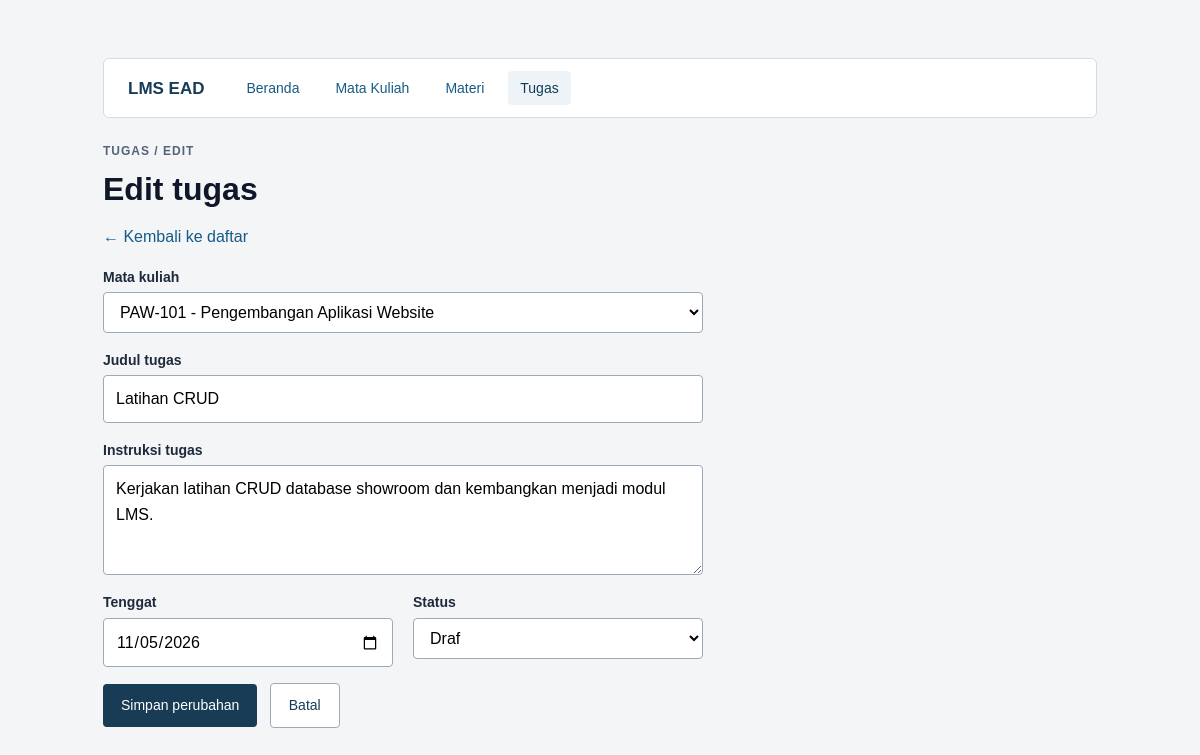
Page /edit_tugas.php?id=2 on the committed database.
### tables this page shows
CREATE TABLE tugas (
    id INT UNSIGNED AUTO_INCREMENT PRIMARY KEY,
    mata_kuliah_id INT UNSIGNED NOT NULL,
    judul VARCHAR(150) NOT NULL,
    instruksi TEXT NOT NULL,
    tenggat DATE NOT NULL,
    status VARCHAR(20) NOT NULL,
    FOREIGN KEY (mata_kuliah_id)
        REFERENCES mata_kuliah(id) ON DELETE RESTRICT
);

CREATE TABLE mata_kuliah (
    id INT UNSIGNED AUTO_INCREMENT PRIMARY KEY,
    kode VARCHAR(20) NOT NULL UNIQUE,
    nama VARCHAR(100) NOT NULL,
    dosen VARCHAR(100) NOT NULL,
    semester TINYINT UNSIGNED NOT NULL
);

### koneksi.php (called while the page is built, shortened)
<?php
function e($string) {
    return htmlspecialchars((string)$string, ENT_QUOTES, 'UTF-8');
}

### edit_tugas.php (the view, shortened to what this page needs)
<?php
require 'koneksi.php';
$id = (int) ($_GET['id'] ?? 0);
$stmt = $conn->prepare("SELECT * FROM tugas WHERE id = ?");
$stmt->bind_param('i', $id);
$stmt->execute();
$hasil = $stmt->get_result();
$tugas = $hasil->fetch_assoc();
$res_mk = mysqli_query($conn, "SELECT id, kode, nama FROM mata_kuliah ORDER BY kode ASC");
$daftar_mk = [];
while ($row = mysqli_fetch_assoc($res_mk)) {
    $daftar_mk[] = $row;
}
$mk_id = (int)$tugas['mata_kuliah_id'];
$judul = $tugas['judul'];
$instruksi = $tugas['instruksi'];
$tenggat = $tugas['tenggat'];
$status = $tugas['status'];
?>
<!DOCTYPE html>
<html lang="id">
<head>
    <link rel="stylesheet" href="style.css">
</head>
<body>
<main>
    <?php require 'navbar.php'; ?>
    <p class="label">TUGAS / EDIT</p>
    <h1>Edit tugas</h1>
    <p><a href="daftar_tugas.php">&larr; Kembali ke daftar</a></p>
    <form method="post">
        <label for="mata_kuliah">Mata kuliah</label>
        <select id="mata_kuliah" name="mata_kuliah_id">
            <?php foreach ($daftar_mk as $mk): ?>
                <option value="<?= (int)$mk['id'] ?>" <?= ($mk_id === (int)$mk['id']) ? 'selected' : '' ?>>
                    <?= e($mk['kode']) ?> - <?= e($mk['nama']) ?>
                </option>
            <?php endforeach; ?>
        </select>
        <label for="judul">Judul tugas</label>
        <input type="text" id="judul" name="judul" maxlength="150" value="<?= e($judul) ?>">
        <label for="instruksi">Instruksi tugas</label>
        <textarea id="instruksi" name="instruksi" maxlength="2000"><?= e($instruksi) ?></textarea>
        <div style="display: flex; gap: 20px; flex-wrap: wrap; max-width: 600px;">
            <div style="flex: 1 1 200px;">
                <label for="tenggat">Tenggat</label>
                <input type="date" id="tenggat" name="tenggat" value="<?= e($tenggat) ?>">
            </div>
            <div style="flex: 1 1 200px;">
                <label for="status">Status</label>
                <select id="status" name="status">
                    <option value="Draf" <?= ($status === 'Draf') ? 'selected' : '' ?>>Draf</option>
                </select>
            </div>
        </div>
        <button type="submit" name="simpan">Simpan perubahan</button>
        <a href="daftar_tugas.php" class="tombol tombol-outline">Batal</a>
    </form>
</main>
</body>
</html>

### style.css (style rules this page uses)
* { box-sizing: border-box; }
body { margin: 0; background: #f3f5f7; color: #1e293b; font: 16px/1.6 Arial, -apple-system, BlinkMacSystemFont, "Segoe UI", Roboto, sans-serif; }
main { max-width: 1050px; margin: 30px auto; padding: 28px; background: transparent; }
h1 { font-size: 32px; line-height: 1.2; margin: 8px 0 12px; color: #0f172a; }
.label { color: #526477; font-size: 12px; letter-spacing: 1px; margin: 0 0 6px 0; font-weight: bold; }
a { color: #165b87; text-decoration: none; }
label { display: block; margin-top: 16px; margin-bottom: 4px; font-weight: bold; font-size: 14px; }
input, select, textarea { display: block; width: 100%; max-width: 600px; padding: 10px 12px; border: 1px solid #9caab7; border-radius: 4px; font: inherit; background: white; box-sizing: border-box; }
textarea { resize: vertical; min-height: 110px; }
button, .tombol { display: inline-block; padding: 10px 18px; margin-top: 16px; margin-right: 8px; background: #183b56; color: white; border: 0; border-radius: 4px; cursor: pointer; font: inherit; font-size: 14px; text-decoration: none; vertical-align: middle; }
.tombol-outline { background: white; color: #183b56; border: 1px solid #9caab7; }

### rows in the picture
tugas: mata_kuliah_id "PAW-101 - Pengembangan Aplikasi Website", judul "Latihan CRUD", instruksi "Kerjakan latihan CRUD database showroom dan kembangkan menjadi modul LMS.", tenggat "11/05/2026", status "Draf"
